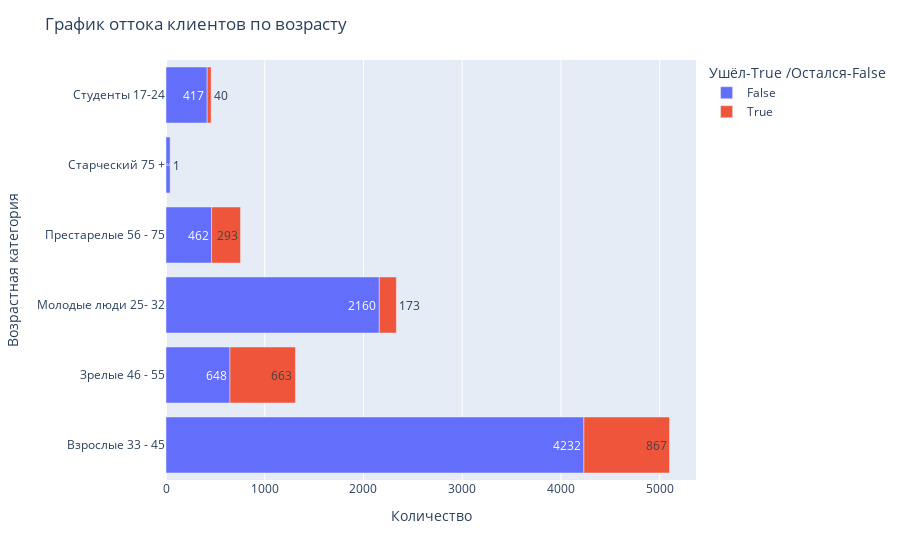

The notebook cell this image was saved under:
### Markdown cell above
###  Провести анализ по возрастным группам для покинувших банк клиентов

### Code cell
# группируем данные по возрасту и оттоку и считаем количество
data_ed = data.groupby(['cat_age', 'Churn'], \
                        as_index = False)[['Products']].count()
display(data_ed)
fig = px.bar(data_ed, x="Products", y="cat_age", color="Churn", text="Products")
# формируем заголовок графика и подписи осей средствами matplotlib
# добавляем сетку
fig.update_layout(
    title="График оттока клиентов по возрасту",
    xaxis_title="Количество",
    yaxis_title="Возрастная категория",
    legend_title="Ушёл-True /Остался-False"
)
# отображаем график на экране
fig.show()

### Figure 1 — Plotly figure (JSON) as saved in the notebook; plotly's stock layout.template omitted (floating-point values rounded to 4 significant figures)
{"data": [{"alignmentgroup": "True", "hovertemplate": "Churn=False<br>Products=%{text}<br>cat_age=%{y}<extra></extra>", "legendgroup": "False", "marker": {"color": "#636efa", "pattern": {"shape": ""}}, "name": "False", "offsetgroup": "False", "orientation": "h", "showlegend": true, "text": [4232, 648, 2160, 462, 44, 417], "textposition": "auto", "type": "bar", "x": [4232, 648, 2160, 462, 44, 417], "xaxis": "x", "y": ["Взрослые 33 - 45", "Зрелые 46 - 55", "Молодые люди 25- 32", "Престарелые 56 - 75", "Старческий 75 +", "Студенты 17-24"], "yaxis": "y"}, {"alignmentgroup": "True", "hovertemplate": "Churn=True<br>Products=%{text}<br>cat_age=%{y}<extra></extra>", "legendgroup": "True", "marker": {"color": "#EF553B", "pattern": {"shape": ""}}, "name": "True", "offsetgroup": "True", "orientation": "h", "showlegend": true, "text": [867, 663, 173, 293, 1, 40], "textposition": "auto", "type": "bar", "x": [867, 663, 173, 293, 1, 40], "xaxis": "x", "y": ["Взрослые 33 - 45", "Зрелые 46 - 55", "Молодые люди 25- 32", "Престарелые 56 - 75", "Старческий 75 +", "Студенты 17-24"], "yaxis": "y"}], "layout": {"barmode": "relative", "legend": {"title": {"text": "Ушёл-True /Остался-False"}, "tracegroupgap": 0}, "margin": {"t": 60}, "title": {"text": "График оттока клиентов по возрасту"}, "xaxis": {"anchor": "y", "domain": [0, 1], "title": {"text": "Количество"}}, "yaxis": {"anchor": "x", "domain": [0, 1], "title": {"text": "Возрастная категория"}}}}
